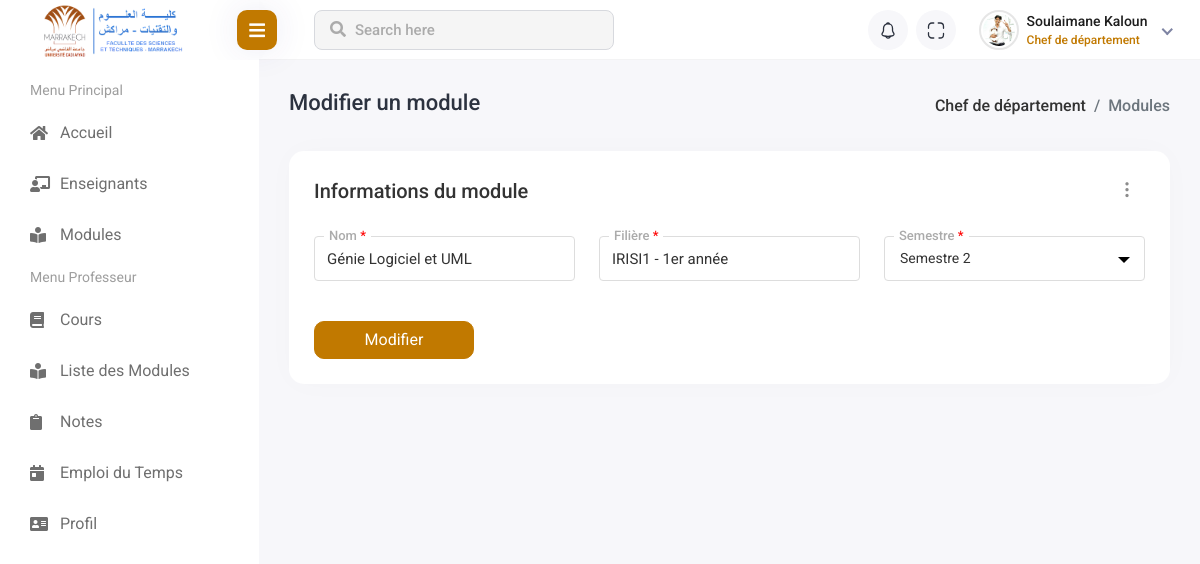
The page /views/chef_dep/module_management/index.php?action=edit&id=1 (signed in) on the database as committed earlier.
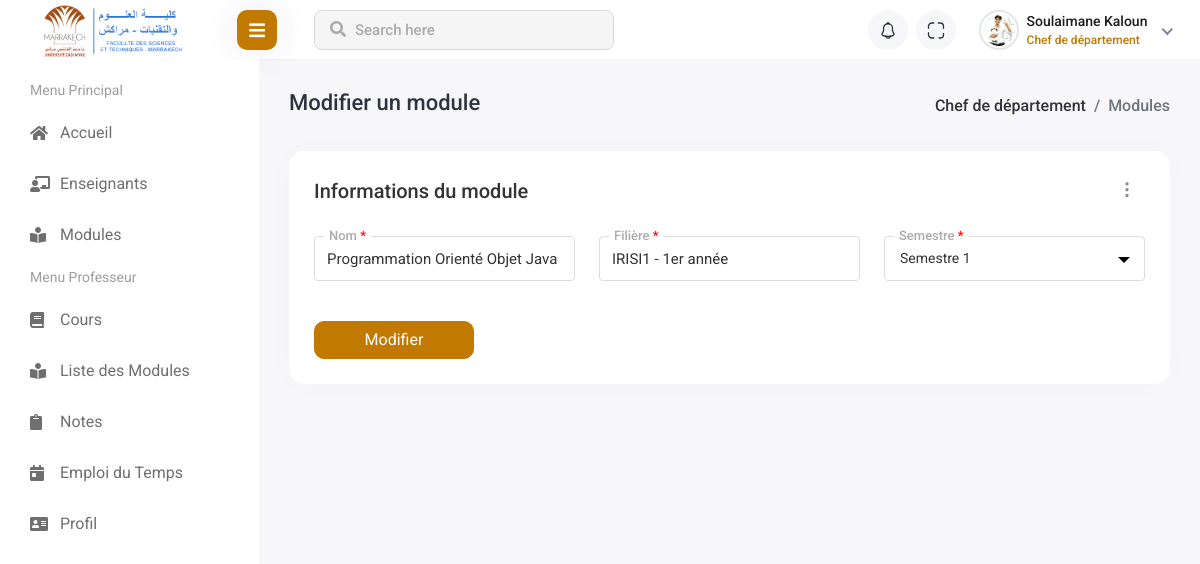
The same page on the database as committed later.
### tables this page shows
CREATE TABLE `module` (
  `id` int(11) NOT NULL AUTO_INCREMENT UNIQUE,
  `nom` varchar(100) NOT NULL,
  `semestre` enum('1','2') NOT NULL,
  `id_filiere` int(11) NOT NULL,     
  `id_teacher` int(11) DEFAULT NULL,     
  PRIMARY KEY (`id`)
);

### controllers/module_controller.php (called while the page is built, shortened)
<?php
require_once($_SERVER['DOCUMENT_ROOT'] . '/FSTg-Management-System/models/module.php');
function editAction(): void
{
    $module = view($_GET['id']);
    $filieres = getFilieres($_SESSION['user_data']['id_dep']);
    require_once($_SERVER['DOCUMENT_ROOT'] . '/FSTg-Management-System/views/chef_dep/module_management/edit.php');
}

### models/module.php (called while the page is built, shortened)
<?php
require($_SERVER['DOCUMENT_ROOT'] . '/FSTg-Management-System/config/DB_connection.php');
function getFilieres($id): ?array
{
    global $conn;
    $query = "SELECT id, nom, niveau FROM filiere WHERE id_dep = ?";
    try {
        $stmt = $conn->prepare($query);
        $stmt->execute([$id]);
        return $stmt->fetchAll(PDO::FETCH_ASSOC);
    } catch (PDOException $e) {
        file_put_contents($_SERVER['DOCUMENT_ROOT'] . '/FSTg-Management-System/logs/error_log.txt',
            date('Y-m-d H:i:s') . " - Erreur lors de l'exécution de la requête : " . $e->getMessage() . "\n",
            FILE_APPEND);
        return null;
    }
}
function view($id): ?array
{
    global $conn;
    try {
        $query = "SELECT m.id as id, m.nom as nom, m.semestre as semestre, f.id as id_filiere
              FROM module m
              JOIN filiere f ON m.id_filiere = f.id
              WHERE m.id = ?";
        $stmt = $conn->prepare($query);
        $stmt->execute([$id]);
        return $stmt->fetch(PDO::FETCH_ASSOC);
    } catch (PDOException $e) {
        file_put_contents($_SERVER['DOCUMENT_ROOT'] . '/FSTg-Management-System/logs/error_log.txt',
            date('Y-m-d H:i:s') . " - Erreur lors de la récupération des données du module : " . $e->getMessage() . "\n",
            FILE_APPEND);
        return null;
    }
}
?>

### views/chef_dep/module_management/edit.php (the view, shortened to what the changed rows need)
<!DOCTYPE html>
<html lang="en">
<head>
    <link rel="stylesheet" href="../../../assets/plugins/feather/feather.css">
    <link rel="stylesheet" href="../../../assets/plugins/fontawesome/css/fontawesome.min.css">
    <link rel="stylesheet" href="../../../assets/plugins/fontawesome/css/all.min.css">
    <link rel="stylesheet" href="../../../assets/css/bootstrap-datetimepicker.min.css">
    <link rel="stylesheet" href="../../../assets/plugins/select2/css/select2.min.css">
    <link rel="stylesheet" href="../../../assets/plugins/bootstrap/css/bootstrap.min.css">
    <link rel="stylesheet" href="../../../assets/css/style.css">
    <link rel="stylesheet" href="../../../assets/css/style-override.css">
    <link rel="stylesheet" href="../../../assets/plugins/toastr/toastr.min.css">
</head>
<body>
<div class="main-wrapper">
    <div class="page-wrapper">
        <div class="content container-fluid">
            <div class="row">
                <div class="col-sm-12">
                    <div class="card comman-shadow">
                        <div class="card-body">
                            <form action="index.php?action=update" method="POST">
                                <div class="row">
                                    <?php if(isset($module)) : ?>
                                        <div class="col-12 col-sm-4">
                                            <div class="form-group local-forms">
                                                <label>Nom <span class="login-danger">*</span></label>
                                                <input class="form-control" type="text" name="nom" value="<?= $module['nom'] ?>" required>
                                            </div>
                                        </div>
                                        <div class="col-12 col-sm-4">
                                            <div class="form-group local-forms">
                                                <label>Filière <span class="login-danger">*</span></label>
                                                <select class="form-control" name="id_filiere" required>
                                                    <?php
                                                    if (isset($filieres)):
                                                        $niveaux = [
                                                            1 => "1er année",
                                                            2 => "2ème année",
                                                            3 => "3ème année"
                                                        ];
                                                        foreach($filieres as $filiere): ?>
                                                            <option value="<?php echo $filiere['id'] ?>" <?= ($module['id_filiere'] == $filiere['id']) ? 'selected' : '' ?>>
                                                                <?php echo $filiere['nom'] . ' - ' . $niveaux[$filiere['niveau']] ?>
                                                            </option>
                                                        <?php endforeach;
                                                    endif; ?>
                                                </select>
                                            </div>
                                        </div>
                                        <div class="col-12 col-sm-4">
                                            <div class="form-group local-forms">
                                                <label>Semestre <span class="login-danger">*</span></label>
                                            </div>
                                        </div>
                                        <div class="col-12">
                                            <div class="student-submit">
                                                <button type="submit" class="btn btn-primary">Modifier</button>
                                            </div>
                                        </div>
                                    <?php endif; ?>
                                </div>
                            </form>
                        </div>
                    </div>
                </div>
            </div>
        </div>
    </div>
</div>
<?php
include($_SERVER['DOCUMENT_ROOT'] . '/FSTg-Management-System/views/header.php');
?>
</body>
</html>

Rows that differ between the two databases and show on the page:
changed module: nom "Génie Logiciel et UML" → "Programmation Orienté Objet Java"
Other text that changed with them:
text written by a page script: "Semestre 2" → "Semestre 1"
